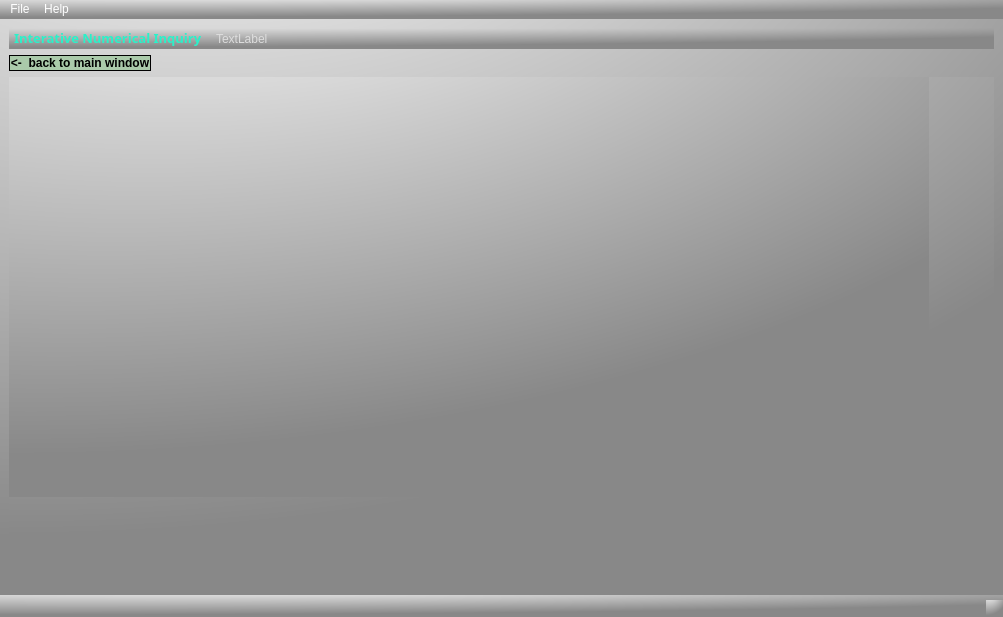
<?xml version="1.0" encoding="UTF-8"?>
<ui version="4.0">
 <class>MainWindow</class>
 <widget class="QMainWindow" name="MainWindow">
  <property name="geometry">
   <rect>
    <x>0</x>
    <y>0</y>
    <width>1003</width>
    <height>617</height>
   </rect>
  </property>
  <property name="sizePolicy">
   <sizepolicy hsizetype="Preferred" vsizetype="Preferred">
    <horstretch>0</horstretch>
    <verstretch>0</verstretch>
   </sizepolicy>
  </property>
  <property name="minimumSize">
   <size>
    <width>1003</width>
    <height>617</height>
   </size>
  </property>
  <property name="maximumSize">
   <size>
    <width>2000</width>
    <height>1000</height>
   </size>
  </property>
  <property name="windowTitle">
   <string>Interactive Numerical Inquiry 0.0.2</string>
  </property>
  <property name="styleSheet">
   <string notr="true">*
{
	background: qradialgradient(cs: 0.3, cy: -0.4, fx: 0.3, fy: -0.4, radius: 1.3, stop: 0 #fff, stop: 1 #888);
	color: rgb(255,255,255);
	border: 0px solid #ffffff;
}

QPushButton#Testbench,QPushButton#SingleVarSol,
QPushButton#button_direct_solver
{
	background: gradialgradient(cs: 0.5, cy: - 0.5, fx: 05., fy: -0.5,
		radius: 1.5, stop: 0 #fff, stop 1 #999);
	font: bold 14px;
	border-width: 10px;
	color: #337733;
}
</string>
  </property>
  <widget class="QWidget" name="centralwidget">
   <property name="maximumSize">
    <size>
     <width>1300</width>
     <height>750</height>
    </size>
   </property>
   <layout class="QFormLayout" name="formLayout">
    <item row="0" column="0" colspan="2">
     <widget class="QSplitter" name="splitter">
      <property name="lineWidth">
       <number>0</number>
      </property>
      <property name="orientation">
       <enum>Qt::Horizontal</enum>
      </property>
      <property name="handleWidth">
       <number>0</number>
      </property>
      <widget class="QLabel" name="ProgramTitle">
       <property name="minimumSize">
        <size>
         <width>206</width>
         <height>21</height>
        </size>
       </property>
       <property name="maximumSize">
        <size>
         <width>206</width>
         <height>21</height>
        </size>
       </property>
       <property name="font">
        <font>
         <family>Yu Mincho Demibold</family>
         <pointsize>12</pointsize>
         <weight>75</weight>
         <italic>false</italic>
         <bold>true</bold>
         <underline>false</underline>
        </font>
       </property>
       <property name="autoFillBackground">
        <bool>false</bool>
       </property>
       <property name="styleSheet">
        <string notr="true">QLabel#ProgramTitle{
background-color: rgba(45,245,246,0);
color: #2AF1C9;
border: rgba(255,255,255,0);
}</string>
       </property>
       <property name="frameShadow">
        <enum>QFrame::Sunken</enum>
       </property>
       <property name="lineWidth">
        <number>0</number>
       </property>
       <property name="text">
        <string>&lt;html&gt;&lt;head/&gt;&lt;body&gt;&lt;p&gt;&lt;span style=&quot; font-size:10pt;&quot;&gt;Interative Numerical Inquiry&lt;/span&gt;&lt;/p&gt;&lt;/body&gt;&lt;/html&gt;</string>
       </property>
       <property name="scaledContents">
        <bool>false</bool>
       </property>
       <property name="margin">
        <number>0</number>
       </property>
       <property name="indent">
        <number>5</number>
       </property>
      </widget>
      <widget class="QLabel" name="label_main">
       <property name="minimumSize">
        <size>
         <width>800</width>
         <height>21</height>
        </size>
       </property>
       <property name="maximumSize">
        <size>
         <width>800</width>
         <height>21</height>
        </size>
       </property>
       <property name="styleSheet">
        <string notr="true">background-color: rgba(255,255,255,0);
color: #DDDDDD;
border: rgba(255,255,255,0);</string>
       </property>
       <property name="text">
        <string>TextLabel</string>
       </property>
       <property name="indent">
        <number>1</number>
       </property>
      </widget>
     </widget>
    </item>
    <item row="1" column="0">
     <widget class="QPushButton" name="backToMainButton">
      <property name="styleSheet">
       <string notr="true">QPushButton#backToMainButton
{
	background: #AACAAA;
	color: black;
	font: bold;
	border: 1px solid black;
}</string>
      </property>
      <property name="text">
       <string>&lt;-  back to main window</string>
      </property>
     </widget>
    </item>
    <item row="2" column="0" colspan="2">
     <widget class="QStackedWidget" name="stackedWidget">
      <property name="sizePolicy">
       <sizepolicy hsizetype="Minimum" vsizetype="Minimum">
        <horstretch>0</horstretch>
        <verstretch>0</verstretch>
       </sizepolicy>
      </property>
      <property name="minimumSize">
       <size>
        <width>300</width>
        <height>300</height>
       </size>
      </property>
      <property name="maximumSize">
       <size>
        <width>2000</width>
        <height>1000</height>
       </size>
      </property>
      <property name="currentIndex">
       <number>2</number>
      </property>
      <widget class="QWidget" name="mainPage">
       <property name="minimumSize">
        <size>
         <width>939</width>
         <height>469</height>
        </size>
       </property>
       <property name="maximumSize">
        <size>
         <width>1200</width>
         <height>600</height>
        </size>
       </property>
       <layout class="QGridLayout" name="gridLayout">
        <item row="0" column="2">
         <widget class="QPushButton" name="button_direct_solver">
          <property name="minimumSize">
           <size>
            <width>91</width>
            <height>131</height>
           </size>
          </property>
          <property name="text">
           <string>Direct  Methods
 for Solving
 Linear Systems</string>
          </property>
         </widget>
        </item>
        <item row="0" column="0">
         <widget class="QPushButton" name="Testbench">
          <property name="minimumSize">
           <size>
            <width>91</width>
            <height>131</height>
           </size>
          </property>
          <property name="text">
           <string>Test Bench</string>
          </property>
         </widget>
        </item>
        <item row="0" column="1">
         <widget class="QPushButton" name="SingleVarSol">
          <property name="minimumSize">
           <size>
            <width>91</width>
            <height>131</height>
           </size>
          </property>
          <property name="text">
           <string>Solutions to
 Single Variable
 Problems</string>
          </property>
         </widget>
        </item>
       </layout>
      </widget>
      <widget class="TestBench" name="TestbenchWidget">
       <property name="maximumSize">
        <size>
         <width>920</width>
         <height>420</height>
        </size>
       </property>
      </widget>
      <widget class="UnivariateProblems" name="singleVarSol">
       <property name="minimumSize">
        <size>
         <width>500</width>
         <height>400</height>
        </size>
       </property>
       <property name="maximumSize">
        <size>
         <width>920</width>
         <height>420</height>
        </size>
       </property>
      </widget>
      <widget class="DirectSolver" name="directSolverWidget">
       <property name="minimumSize">
        <size>
         <width>500</width>
         <height>400</height>
        </size>
       </property>
       <property name="maximumSize">
        <size>
         <width>920</width>
         <height>420</height>
        </size>
       </property>
      </widget>
     </widget>
    </item>
   </layout>
  </widget>
  <widget class="QMenuBar" name="menubar">
   <property name="geometry">
    <rect>
     <x>0</x>
     <y>0</y>
     <width>1003</width>
     <height>21</height>
    </rect>
   </property>
   <widget class="QMenu" name="menuFile">
    <property name="title">
     <string>File</string>
    </property>
    <addaction name="actionOpen_input_file"/>
   </widget>
   <widget class="QMenu" name="menuHelp">
    <property name="title">
     <string>Help</string>
    </property>
    <addaction name="actionAbout"/>
   </widget>
   <addaction name="menuFile"/>
   <addaction name="menuHelp"/>
  </widget>
  <widget class="QStatusBar" name="statusbar"/>
  <action name="actionAbout">
   <property name="text">
    <string>About</string>
   </property>
  </action>
  <action name="actionOpen_input_file">
   <property name="text">
    <string>Open input file</string>
   </property>
  </action>
 </widget>
 <customwidgets>
  <customwidget>
   <class>TestBench</class>
   <extends>QWidget</extends>
   <header>testbench.h</header>
   <container>1</container>
  </customwidget>
  <customwidget>
   <class>UnivariateProblems</class>
   <extends>QWidget</extends>
   <header>univariateproblems.h</header>
   <container>1</container>
  </customwidget>
  <customwidget>
   <class>DirectSolver</class>
   <extends>QWidget</extends>
   <header>directsolver.h</header>
   <container>1</container>
  </customwidget>
 </customwidgets>
 <resources/>
 <connections/>
</ui>
